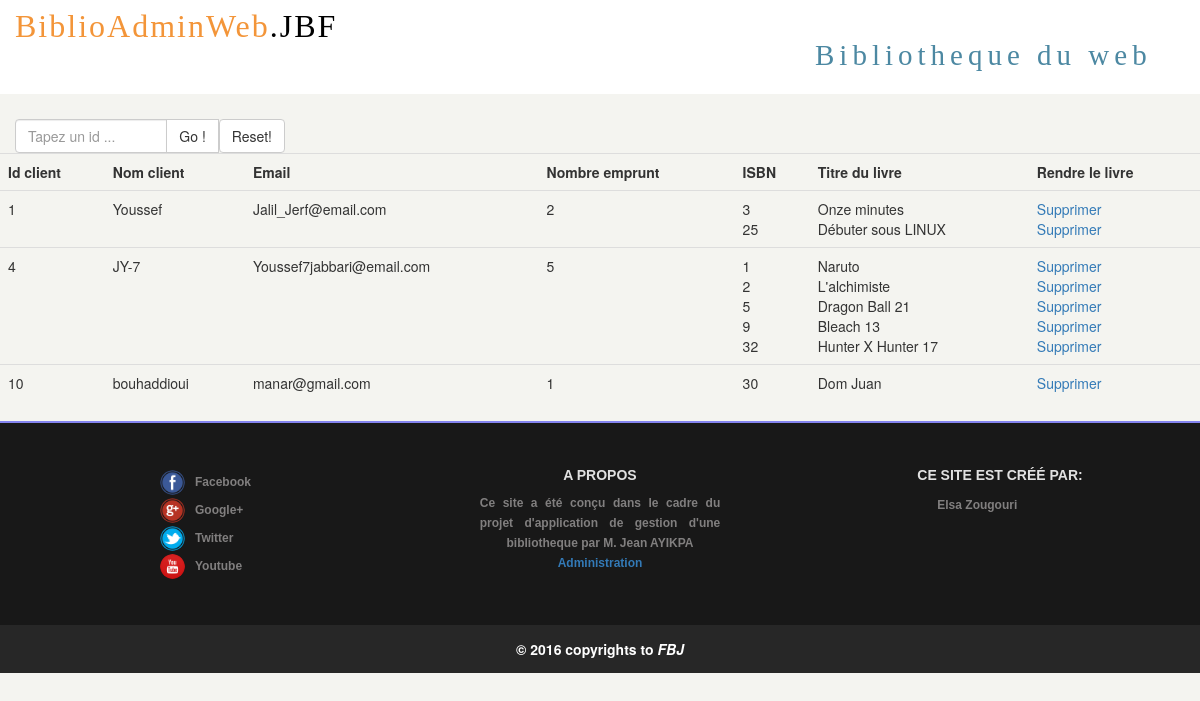
The app's page /admin/index.php with its own data.
### tables this page shows
CREATE TABLE IF NOT EXISTS `client` (
  `id_client` int(99) NOT NULL AUTO_INCREMENT,
  `nom_client` varchar(17) NOT NULL,
  `Email` varchar(75) NOT NULL,
  `date_naissance` date DEFAULT NULL,
  `adresse` text,
  `Nb_emprunt` int(99) DEFAULT '0',
  `Date_inscription` date DEFAULT NULL,
  `MDP` varchar(20) NOT NULL,
  PRIMARY KEY (`id_client`),
  KEY `id_client` (`id_client`)
);

CREATE TABLE IF NOT EXISTS `emprunter` (
  `id_emprunt` int(99) NOT NULL AUTO_INCREMENT,
  `id_client` int(99) NOT NULL,
  `ISBN` int(99) NOT NULL,
  `date_emprunt` date DEFAULT NULL,
  PRIMARY KEY (`id_emprunt`),
  KEY `id_client` (`id_client`,`ISBN`,`id_emprunt`),
  KEY `ISBN` (`ISBN`),
  KEY `date_emprunt` (`date_emprunt`)
);

CREATE TABLE IF NOT EXISTS `livre` (
  `ISBN` int(99) NOT NULL AUTO_INCREMENT,
  `titre_livre` varchar(70) DEFAULT NULL,
  `type_livre` varchar(20) DEFAULT NULL,
  `editeur` varchar(40) DEFAULT NULL,
  `etat` tinyint(1) NOT NULL DEFAULT '1',
  `img_livre` text,
  `Emplacement` text,
  `Paragraphe` text,
  PRIMARY KEY (`ISBN`),
  KEY `ISBN` (`ISBN`)
);

### admin/index.php (the view, shortened to what this page needs)
<?php
$bdd = new PDO('mysql:host=localhost;dbname=ensitdb','root','root');
?>
<!DOCTYPE html>
<html>
<head>
<link rel="stylesheet" href="../bootstrap/css/bootstrap.min.css"/>
<link rel="stylesheet" href="../CSS/theme.css"/>
<body>
<div class="jumbotron">
      <div class="col-lg-8">
          <span class="biblio-logo">BiblioAdminWeb<span class="dot">.JBF</span></span>
      </div>
      <div class="col-lg-4">
          <div id="logoright">Bibliotheque du web</div>
      </div>
</div>
<div>
<?php
if(isset($_POST['search']))
{
    $valueToSearch = $_POST['valueToSearch'];
    $q = "SELECT * FROM client
    WHERE  Nb_emprunt!=0
    AND id_client LIKE '%".$valueToSearch."%'";
    $search_result = filtrerTable($q);
}
else
{
    $q="SELECT *
    FROM client
    WHERE Nb_emprunt!=0
    ORDER BY id_client ";
    $search_result= filtrerTable($q);
}
function filtrerTable($q)
{
  $bdd = new PDO('mysql:host=localhost;dbname=biblio','root','');
  $filter_result=$bdd->query($q);
return $filter_result;
}
?>
    <div>
<form method="POST" action="#">
   <div class="col-lg-3">
    <div class="input-group">
      <input type="text" name="valueToSearch" class="form-control" placeholder="Tapez un id ...">
      <span class="input-group-btn">
        <input class="btn btn-default" type="submit" name="search" value="  Go ! "></input>
       <a href="index.php"><button class="btn btn-default" type="button">Reset!</button></a>
      </span>
    </div>
  </div>
<br>
<br>
      <table class="table">
        <tr>
          <th>Id client</th>
          <th>Nom client</th>
          <th>Email</th>
          <th>Nombre emprunt</th>
          <th>ISBN</th>
          <th>Titre du livre</th>
          <th>Rendre le livre</th>
        </tr>
<?php
while($row = $search_result->fetch()):
?>
<tr>
  <td><?php echo $row['id_client'];?></td>
    <td><?php echo $row['nom_client'];?></td>
    <td><?php echo $row['Email'];?></td>
    <td><?php echo $row['Nb_emprunt'];?></td>
    <td>
    <?php
    $req2 =$bdd->query('SELECT * FROM emprunter e
    JOIN livre l
    ON l.ISBN=e.ISBN
    WHERE l.etat!=0 AND id_client = '.$row['id_client'].' ');
    while($donnee=$req2->fetch()):
    echo $donnee['ISBN'];?>
<br>
<?php endwhile;
echo "</td><td>" ?>
<?php
 $req2 =$bdd->query('SELECT * FROM emprunter e
    JOIN livre l
    ON l.ISBN=e.ISBN
    WHERE l.etat!=0 AND id_client = '.$row['id_client'].' ');
    while($donnee=$req2->fetch()):
    echo $donnee['titre_livre']; ?>
<br>
<?php endwhile; ?>
    </td>
    <td>
<?php
    $req3 =$bdd->query('SELECT * FROM emprunter e
    JOIN livre l
    ON l.ISBN=e.ISBN
    WHERE l.etat!=0 AND id_client = '.$row['id_client'].' ');
    while($donnee=$req3->fetch()):
?>
<a href="index.php?id_client=<?php echo $donnee['id_client'];?>&ISBN=<?php echo $donnee['ISBN'];?>&supp=ok">Supprimer</a>
<br>
<?php
    endwhile;
?>
  </td>
</tr>
<?php
    endwhile;
?>
</table>
</form>
    </div>
</div>
<div class="foo">
    <div class="col-lg-4">
      <div class="social">
        <ul>
          <li><a href="#" ><img src="../IMG/fb.png"><span>Facebook</span></a></li>
          <li><a href="#" ><img src="../IMG/go.png"><span>Google+</span></a></li>
          <li><a href="#" ><img src="../IMG/tw.png"><span>Twitter</span></a></li>
          <li><a href="#" ><img src="../IMG/yt.png"><span>Youtube</span></a></li>
        </ul>
      </div>
    </div>
    <div class="col-lg-4">
      <div class="propos">
        <h2 class="foo-headline">A propos</h2>
        <p>Ce site a été conçu dans le cadre du projet d'application de gestion d'une bibliotheque par M. Jean AYIKPA<br><a href="admin/index.php">Administration</a>
      </div>
    </div>
    <div class="col-lg-4">
      <div class="team">
        <ul>
            <h2 class="foo-headline">Ce site est créé par:</h2>
            <li><a herf="#">Elsa Zougouri</a></li>
        </ul>
      </div>
    </div>
</div>
<div class="rights" >
  © 2016 copyrights to <span class="italic">FBJ</span>
</div>
</body>
</html>

### CSS/theme.css (style rules this page uses)
body { background-color:#F4F4F0; }
.jumbotron { background-color: #ffffff; }
.biblio-logo { font-family: Century Gothic; font-size: 32px; letter-spacing: 2px; color: #F39539; }
.dot { color: black; }
#logoright { padding-top: 31px; font-size: 29PX; font-family: -webkit-pictograph; letter-spacing: 5px; color: #4C88A2; }
.jumbotron { padding-top: 4px; padding-bottom: 90px; margin-bottom: 8px; }
.input-group { margin-top: 17px; position: relative; display: table; border-collapse: separate; }
.foo { display: flex; background-color: #181818; color: #F3F3F3; margin-top: 20px; padding: 45px 0px; font-size: 16px; font-family: arial, sans-serif; border-top: 2px solid #8484EF; }
.social { display: flex; }
.social ul { list-style: none; margin: 0px auto; padding: 0px; width: 120px; }
.social ul li { float: left; }
.social ul li a { line-height: 28px; margin-left: 20px; cursor: pointer; color: #817F7F; font-size: 12px; font-weight: bold; text-decoration: none; transition: color 0.3s ease-in-out; }
.social ul li a span { margin-left: 10px; transition: margin 0.3s ease-in-out; }
.social ul li a img { width: 25px; border-radius: 50%; transition: margin 0.2s ease-in-out; }
.foo-headline { margin-top: 0px; text-transform: uppercase; font-size: 14px; font-weight: bold; color: #E1E1E1; }
.propos h2 { text-align: center; }
.propos p { font-size: 12px; font-weight: bold; line-height: 20px; color: #817F7F; width: 65%; margin: 0 auto; text-align: justify; text-align-last: center; -moz-text-align-last: center; }
.team { text-align: left; display: flex; }
.team ul { margin: 0px auto; padding: 0px; list-style: none; }
.team ul li a { margin-left: 20px; cursor: pointer; color: #817F7F; font-size: 12px; font-weight: bold; line-height: 20px; text-decoration: none; transition: color 0.3s ease-in-out; }
.rights { background-color: #272727; color: white; text-align: center; padding: 14px; font-weight: bold; }
.rights .italic { font-style: italic; }

### records on screen
client: id_client "1", nom_client "Youssef", Email "Jalil_Jerf@email.com", Nb_emprunt "2"
emprunter: ISBN.ISBN "3", ISBN.titre_livre "Onze minutes"
emprunter: ISBN.ISBN "25", ISBN.titre_livre "Débuter sous LINUX"
client: id_client "4", nom_client "JY-7", Email "Youssef7jabbari@email.com", Nb_emprunt "5"
emprunter: ISBN.ISBN "1", ISBN.titre_livre "Naruto"
emprunter: ISBN.ISBN "2", ISBN.titre_livre "L'alchimiste"
emprunter: ISBN.ISBN "5", ISBN.titre_livre "Dragon Ball 21"
emprunter: ISBN.ISBN "9", ISBN.titre_livre "Bleach 13"
emprunter: ISBN.ISBN "32", ISBN.titre_livre "Hunter X Hunter 17"
client: id_client "10", nom_client "bouhaddioui", Email "manar@gmail.com", Nb_emprunt "1"
emprunter: ISBN.ISBN "30", ISBN.titre_livre "Dom Juan"
